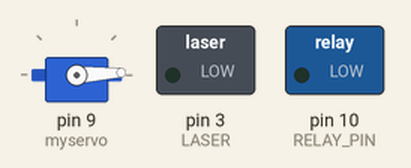
A sketch run on a simulated Arduino Uno, built with avr-gcc and run on an emulated ATmega328P. On the bench: servo, switched loads named in the sketch (green lamp = pin HIGH).

Above: at 0.05 s.
At 1.3 s:
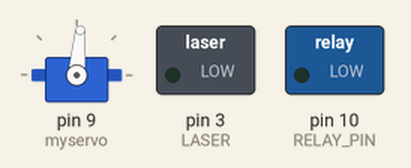
At 2.6 s:
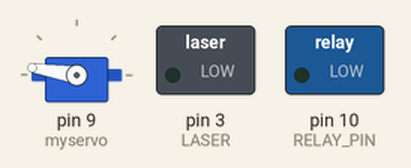
At 5.2 s:
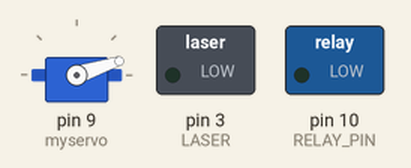
Timing chart, 0 to 7.1 s (numbered marks = the images above):
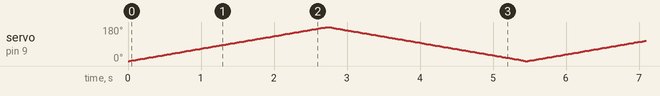

The sketch:

testing.ino
```cpp
#include <Servo.h>

const int pingPin = 7; // Trigger Pin of Ultrasonic Sensor
const int echoPin = 6; // Echo Pin of Ultrasonic Sensor
const int RELAY_PIN = 10;  // the Arduino pin, which connects to the IN pin of relay
const int LASER = 3;

Servo myservo;  // create servo object to control a servo
int pos = 0;    // variable to store the servo position

// the setup function runs once when you press reset or power the board
void setup() {
  Serial.begin(9600); // Starting Serial Terminal
  pinMode(RELAY_PIN, OUTPUT);
  pinMode (LASER, OUTPUT); //
  myservo.attach(9);  // attaches the servo on pin 9 to the servo object
}

// the loop function runs over and over again forever
void loop() {
  /*digitalWrite(RELAY_PIN, HIGH);
  delay(1000);
  digitalWrite(RELAY_PIN, LOW);
  delay(1000);8
  dist();*/
  /*digitalWrite (LASER, HIGH); // open the laser head
  delay (1000); // delay one second
  digitalWrite (LASER, LOW); // turn off the laser head
  delay (1000); // delay one second
  */
  trigger();
}

void dist (){
  long duration, inches, cm;
   pinMode(pingPin, OUTPUT);
   digitalWrite(pingPin, LOW);
   delayMicroseconds(2);
   digitalWrite(pingPin, HIGH);
   delayMicroseconds(10);
   digitalWrite(pingPin, LOW);
   pinMode(echoPin, INPUT);
   duration = pulseIn(echoPin, HIGH);
   inches = microsecondsToInches(duration);
   cm = microsecondsToCentimeters(duration);
   Serial.print(inches);
   Serial.print("in, ");
   Serial.print(cm);
   Serial.print("cm");
   Serial.println();
   delay(100);
}

void trigger (){
  for (pos = 0; pos <= 180; pos += 1) { // goes from 0 degrees to 180 degrees
    // in steps of 1 degree
    myservo.write(pos);              // tell servo to go to position in variable 'pos'
    delay(15);                       // waits 15ms for the servo to reach the position
  }
  for (pos = 180; pos >= 0; pos -= 1) { // goes from 180 degrees to 0 degrees
    myservo.write(pos);              // tell servo to go to position in variable 'pos'
    delay(15);                       // waits 15ms for the servo to reach the position
  }
}

long microsecondsToInches(long microseconds) {
   return microseconds / 74 / 2;
}

long microsecondsToCentimeters(long microseconds) {
   return microseconds / 29 / 2;
}
```
